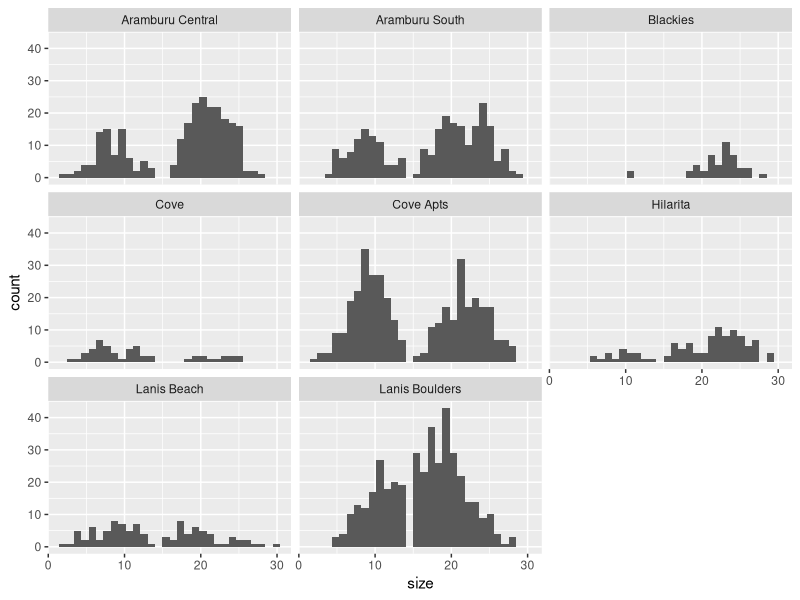
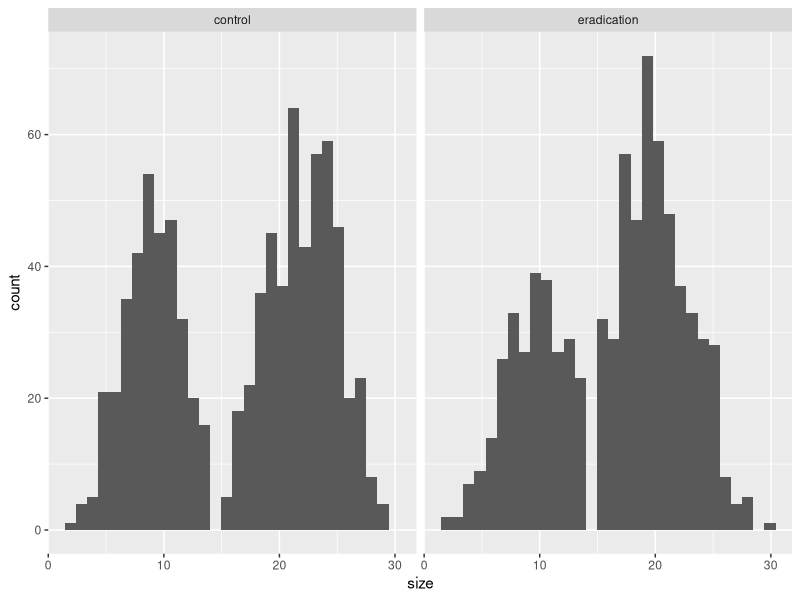
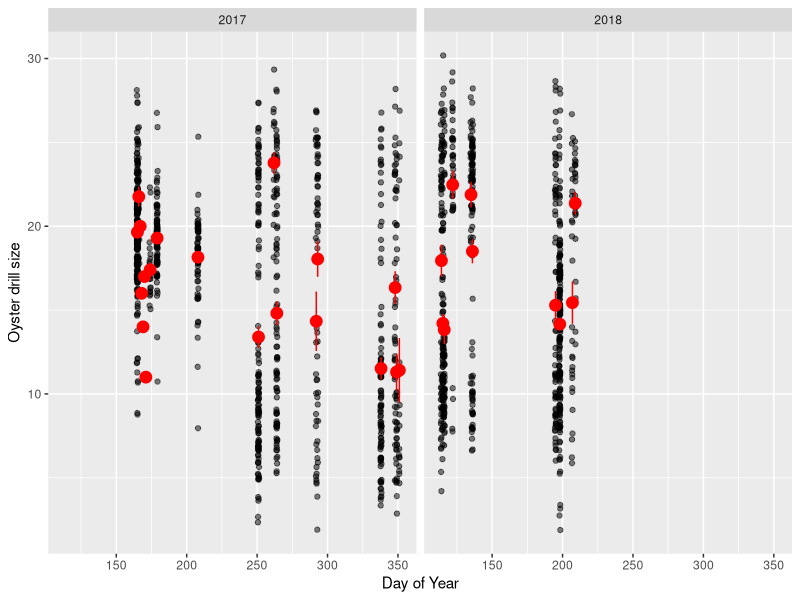
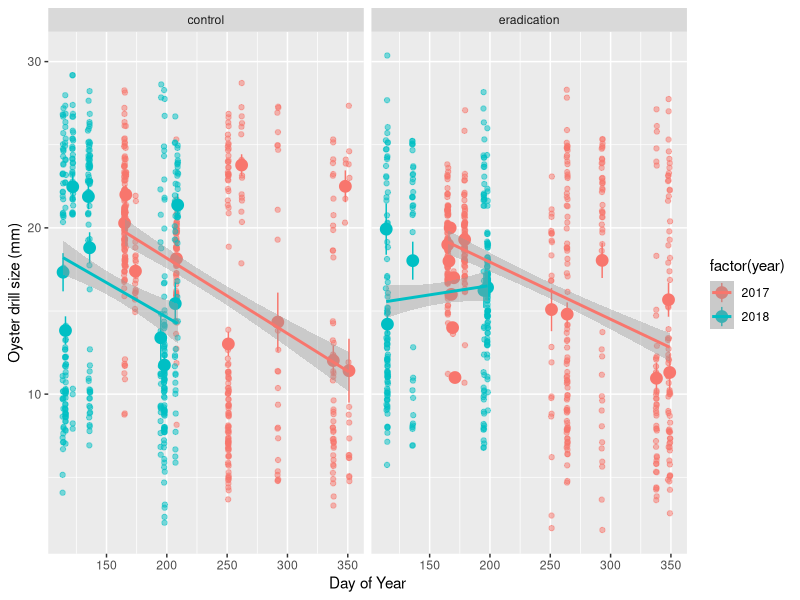
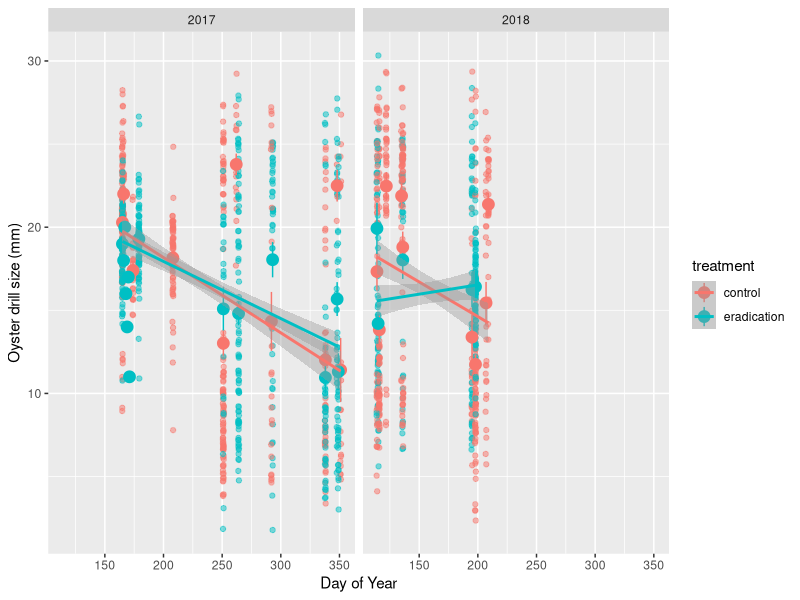

The R script that drew these images, in order:
##Efficacy of functional eradication over time (size frequency) EDA and analysis
#Jordanna Barley
#Updated 6/2/20

require(here)
require(tidyverse)

data<-read.csv(here('data', 'CBOR_OysterDrill_sizefequency_clean_2020.csv'))

#Plots----------------------------------------------------

#histogram of distribution by site
data %>% 
  ggplot(aes(x=size))+
  geom_histogram()+
  facet_wrap(~Site) #there seems to be a bimodal distribution at almost every site

data %>% 
  ggplot(aes(x=size))+
  geom_histogram()+
  facet_wrap(~treatment) #same bimodal distribution

data %>% 
  ggplot(aes(x=day_of_year, y=size))+
  geom_point(alpha=0.5, position = position_jitter())+
  stat_summary(fun.args = list(mult=1),geom='pointrange', size=0.75, col='red')+
  facet_wrap(~year)+
  ylab('Oyster drill size')+
  xlab('Day of Year') #2017: can maybe see a decrease in oyster drill size

data %>% 
  ggplot(aes(x=day_of_year, y=size, color=factor(year)))+
  geom_point(alpha=0.5, position = position_jitter())+
  stat_summary(fun.args = list(mult=1),geom='pointrange', size=0.75)+
  geom_smooth(method = 'lm')+
  facet_wrap(~treatment)+
  ylab('Oyster drill size (mm)')+
  xlab('Day of Year') 

data %>% 
  ggplot(aes(x=day_of_year, y=size, color=treatment))+
  geom_point(alpha=0.5, position=position_jitter())+
  stat_summary(fun.args = list(mult=1), geom='pointrange', size=0.75)+
  geom_smooth(method = 'lm')+
  facet_wrap(~year)+
  ylab('Oyster drill size (mm)')+
  xlab('Day of Year') #it seems likely that size in 2017 did decrease, but not because of treatment. size at erdication site seems to have increased in 2018. 


#Models------------------------------------------------















